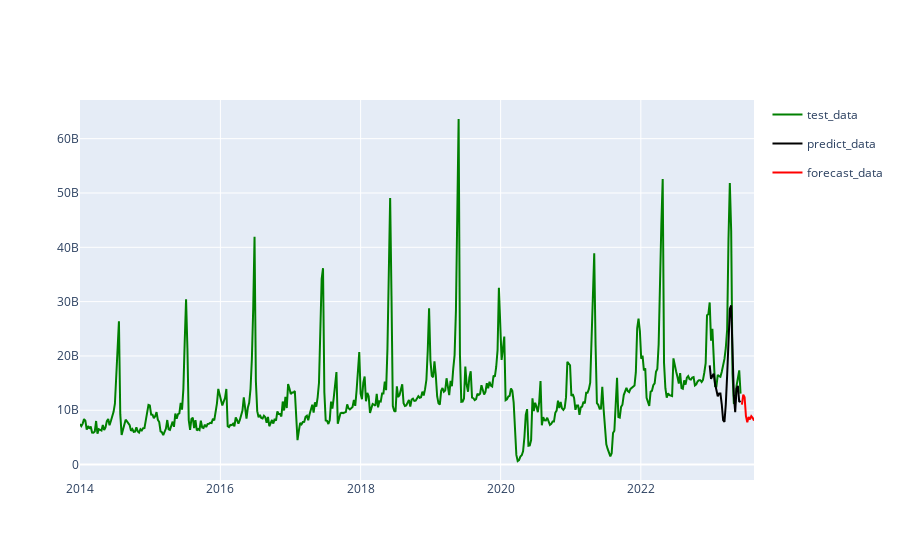

Notebook cell for this chart:
### Markdown cell above
Best one so far: CNN Model

### Code cell
import plotly.express as px

color_map = {'test_data': 'green', 'predict_data': 'black', 'forecast_data': 'red'}

df['category'] = 'test_data'
daily_trx_sc = px.line(df, x='weekly_start_date', y='sales', color='category', color_discrete_map=color_map)

df_predict = pd.DataFrame({'sales': list_hasil})
df_predict['weekly_start_date'] = df.iloc[last_index:]['weekly_start_date'].to_list()
df_predict['category'] = 'predict_data'
predict_sc = px.line(df_predict, x='weekly_start_date', y='sales', color='category', color_discrete_map=color_map)

df_forecast = pd.DataFrame({'sales': list_forecast, 'weekly_start_date': date_list})
df_forecast['category'] = 'forecast_data'
forecast_sc = px.line(df_forecast, x='weekly_start_date', y='sales', color='category', color_discrete_map=color_map)

layout = go.Layout(title='Weekly transactions', xaxis=dict(title='Date'), yaxis=dict(title='Trx count'))
fig = go.Figure(data=daily_trx_sc.data + predict_sc.data + forecast_sc.data)
fig.show()

### Figure 1 — Plotly figure (JSON) as saved in the notebook; plotly's stock layout.template omitted (floating-point values rounded to 4 significant figures; data arrays with more than 128 entries replaced by an {"elided": "..."} marker saying what was removed)
{"data": [{"hovertemplate": "category=test_data<br>weekly_start_date=%{x}<br>sales=%{y}<extra></extra>", "legendgroup": "test_data", "line": {"color": "green", "dash": "solid"}, "marker": {"symbol": "circle"}, "mode": "lines", "name": "test_data", "orientation": "v", "showlegend": true, "type": "scatter", "x": {"elided": "493 str values"}, "xaxis": "x", "y": {"elided": "493 float values"}, "yaxis": "y"}, {"hovertemplate": "category=predict_data<br>weekly_start_date=%{x}<br>sales=%{y}<extra></extra>", "legendgroup": "predict_data", "line": {"color": "black", "dash": "solid"}, "marker": {"symbol": "circle"}, "mode": "lines", "name": "predict_data", "orientation": "v", "showlegend": true, "type": "scatter", "x": ["2022-12-26", "2023-01-02", "2023-01-09", "2023-01-16", "2023-01-23", "2023-01-30", "2023-02-06", "2023-02-13", "2023-02-20", "2023-02-27", "2023-03-06", "2023-03-13", "2023-03-20", "2023-03-27", "2023-04-03", "2023-04-10", "2023-04-17", "2023-04-24", "2023-05-01", "2023-05-08", "2023-05-15", "2023-05-22", "2023-05-29", "2023-06-05"], "xaxis": "x", "y": [18261321728, 15782933504, 16301685760, 16744646656, 14871442432, 13280989184, 12573414400, 13088313344, 13074981888, 11058289664, 8186295296, 7841839616, 11103839232, 16451095552, 21920401408, 28659238912, 29290340352, 21862858752, 12686946304, 9634380800, 14011778048, 14483012608, 11538934784, 11769418752], "yaxis": "y"}, {"hovertemplate": "category=forecast_data<br>weekly_start_date=%{x}<br>sales=%{y}<extra></extra>", "legendgroup": "forecast_data", "line": {"color": "red", "dash": "solid"}, "marker": {"symbol": "circle"}, "mode": "lines", "name": "forecast_data", "orientation": "v", "showlegend": true, "type": "scatter", "x": ["2023-06-12", "2023-06-19", "2023-06-26", "2023-07-03", "2023-07-10", "2023-07-17", "2023-07-24", "2023-07-31", "2023-08-07", "2023-08-14"], "xaxis": "x", "y": [11020376064, 12858605568, 12394039296, 8924299264, 7810656768, 8751648768, 8303500800, 8904491008, 8622607360, 8076654592], "yaxis": "y"}], "layout": {}}
